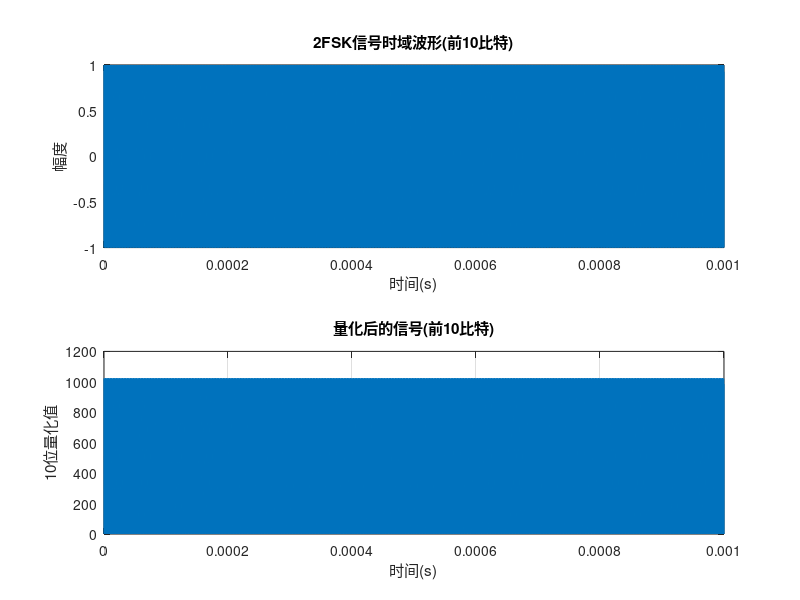
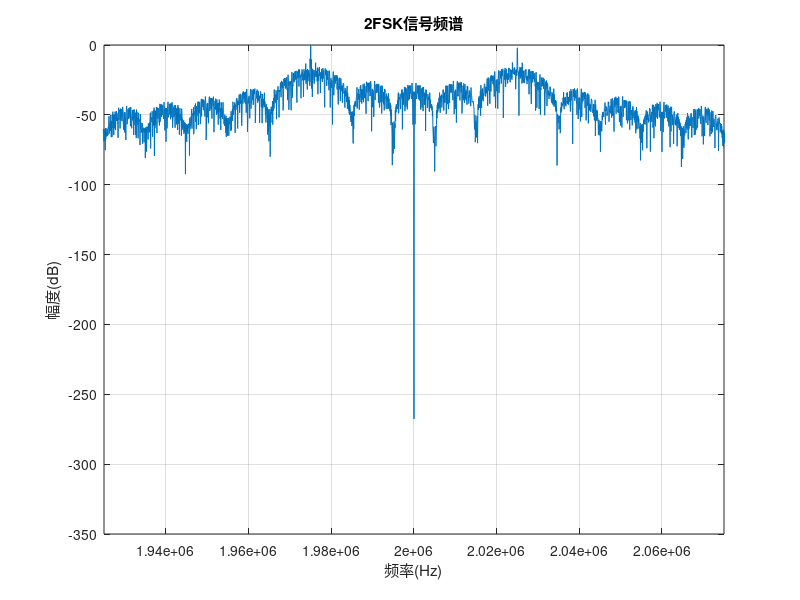

Here is the MATLAB script that generated these plots, in order:
clear all;
close all;
clc;

% 参数设置
fc = 2e6;          % 载波频率 2MHz
Rb = 10e3;         % 码速率 10kbps
h = 5;             % 移频键控系数
fs = 32e6;         % 采样频率 32MHz
Tb = 1/Rb;         % 比特周期
Ns = round(Tb * fs); % 每个比特的采样点数
N = 100;           % 生成的比特数

% 生成随机二进制数据
data = randi([0 1], 1, N);

% 计算频偏
delta_f = h / (2*Tb);  % 频偏 = h/(2Tb)

% 初始化时间轴和信号
t = 0:1/fs:(N*Tb - 1/fs);
fsk_signal = zeros(1, length(t));

% 生成2FSK信号
for i = 1:N
    if data(i) == 1
        freq = fc + delta_f;  % 比特1对应高频
    else
        freq = fc - delta_f;  % 比特0对应低频
    end
    
    % 当前比特对应的时间段
    time_segment = ((i-1)*Ns+1):min(i*Ns, length(t));
    
    % 生成对应频率的正弦波
    fsk_signal(time_segment) = cos(2*pi*freq*t(time_segment));
end

% 将信号量化为10位无符号二进制
% 先归一化到0-1范围
normalized_signal = (fsk_signal + 1) / 2;  % 从[-1,1]映射到[0,1]
% 量化为10位(0-1023)
quantized_signal = round(normalized_signal * (2^10 - 1));

% 将量化后的数据转为二进制字符串
binary_str = dec2bin(quantized_signal, 10);

% 保存到txt文件(每行一个采样点的10位二进制值)
fileID = fopen('fsk_10bit_binary.txt', 'w');
for i = 1:size(binary_str, 1)
    fprintf(fileID, '%s\n', binary_str(i,:));
end
fclose(fileID);
disp('10位无符号二进制数据已保存到fsk_10bit_binary.txt');

% 绘制时域波形(部分)
figure;
subplot(2,1,1);
plot(t(1:10*Ns), fsk_signal(1:10*Ns));
title('2FSK信号时域波形(前10比特)');
xlabel('时间(s)');
ylabel('幅度');
grid on;

subplot(2,1,2);
plot(t(1:10*Ns), quantized_signal(1:10*Ns));
title('量化后的信号(前10比特)');
xlabel('时间(s)');
ylabel('10位量化值');
grid on;

% 绘制频谱
figure;
nfft = 2^nextpow2(length(fsk_signal));
f = (-nfft/2:nfft/2-1)*fs/nfft;
spectrum = abs(fftshift(fft(fsk_signal, nfft)));
plot(f, 20*log10(spectrum/max(spectrum)));
title('2FSK信号频谱');
xlabel('频率(Hz)');
ylabel('幅度(dB)');
xlim([fc-3*delta_f fc+3*delta_f]);
grid on;

% 显示参数
disp(['载波频率: ', num2str(fc/1e6), ' MHz']);
disp(['码速率: ', num2str(Rb/1e3), ' kbps']);
disp(['采样频率: ', num2str(fs/1e6), ' MHz']);
disp(['移频键控系数: ', num2str(h)]);
disp(['频偏: ±', num2str(delta_f/1e3), ' kHz']);
disp(['每个比特采样点数: ', num2str(Ns)]);